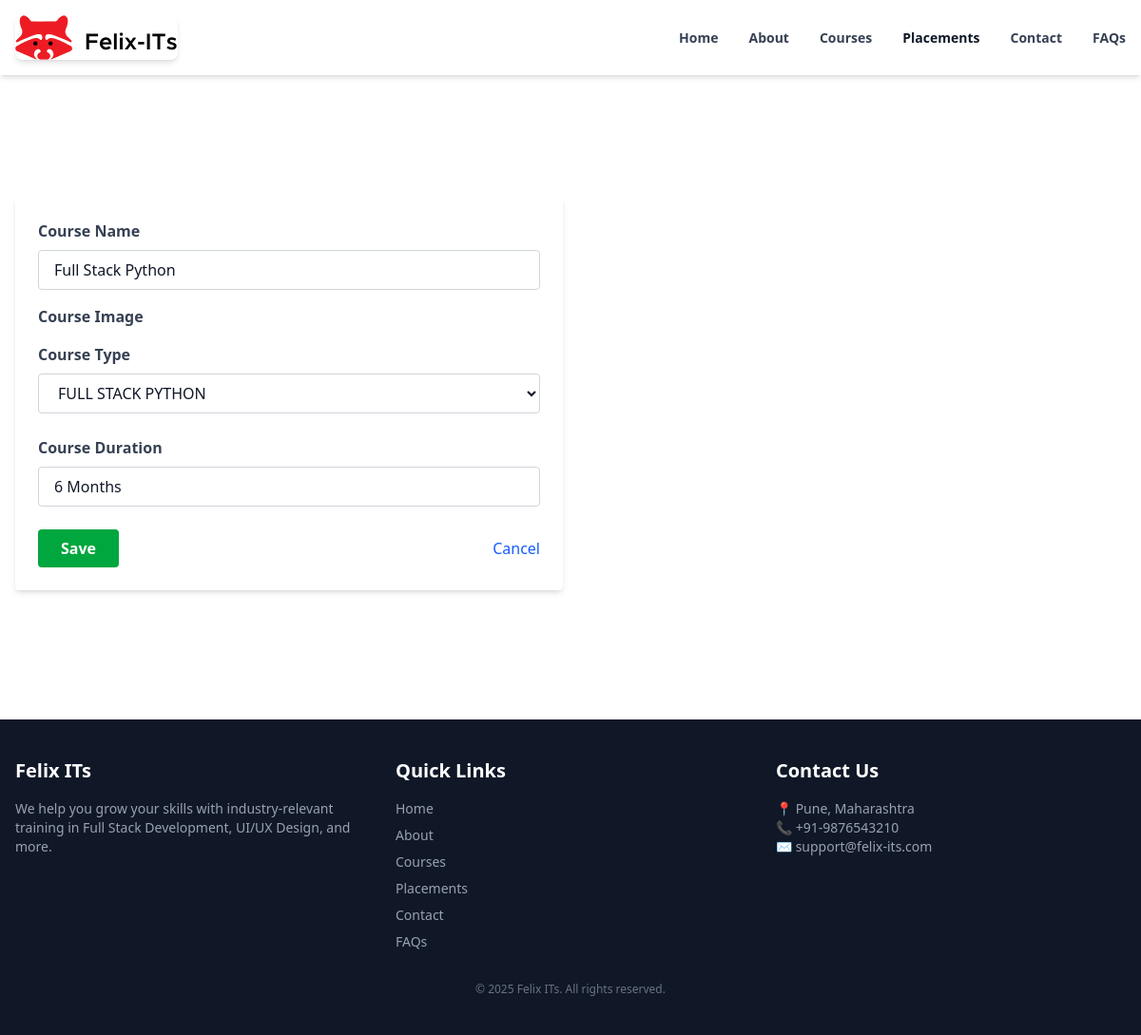
/Felix_ITs/update/9/, run on the app's committed database.
### Felix_ITs/models.py (models this page shows, shortened)
class Felix_class(models.Model):
          FELIX_CLASS_TYPES=[
              ('FSP','FULL STACK PYTHON'),
              ('FSJ','FULL STACK JAVA')  ,
              ('DS','DATA SCIENCE') ,
              ('ML','MACHINE LEARNING'),
              ('UI/UX','UI/UX'),
              ('DA','DATA ANALYST')
          ]
          name =models.CharField(max_length=100)
          img = models.ImageField(upload_to='images/')
          date = models.DateTimeField(default=timezone.now)
          type = models.CharField(max_length=100,choices=FELIX_CLASS_TYPES)
          duration = models.CharField(max_length=100)

### Felix_ITs/views.py (the view)
# urls.py: path('update/<int:pk>/', views.update_course, name='update_course'),
def update_course(request, pk):
    course = get_object_or_404(Felix_class, pk=pk)
    if request.method == 'POST':
        form = FelixForm(request.POST, request.FILES, instance=course)
        if form.is_valid():
            form.save()
            return redirect('all_felix')
    else:
        form = FelixForm(instance=course)
    return render(request, 'Felix_ITs/felix_form.html', {'form': form})

### Felix_ITs/forms.py
class FelixForm(forms.ModelForm):
          class Meta:
                  model =Felix_class
                  fields =['name','img','type','duration']
          def __init__(self, *args, **kwargs):
                  super(FelixForm,self).__init__(*args,**kwargs)
                  self.fields['name'].widget.attrs.update({
                          'class':'w-full px-4 py-2 border border-gray-300 rounded focus:outline-none focus:ring-2 focus:ring-blue-500'
                  })
                  self.fields['img'].widget.attrs.update({
                          'class':'w-full px-4 py-2 border border-gray-300 rounded bg-white'
                  })
                  self.fields['type'].widget.attrs.update({
                          'class':'w-full px-4 py-2 border border-gray-300 rounded'
                  })
                  self.fields['duration'].widget.attrs.update({
                          'class':'w-full px-4 py-2 border border-gray-300 rounded'
                  })

### Felix_ITs/templates/Felix_ITs/felix_form.html (shortened to what this page needs)
{% extends "layout.html" %}
{% block content %}
<div class="bg-[#03033d] min-h-screen py-10">
  <h2 class="text-2xl font-semibold mb-6 text-white">Add / Edit Course</h2>
  <form method="post" enctype="multipart/form-data" class="bg-white p-6 shadow-md rounded max-w-xl">
    <div class="mb-4">
      <label class="block text-gray-700 font-semibold mb-2">Course Name</label>
      {{ form.name }}
    </div>
    <div class="mb-4">
      <label class="block text-gray-700 font-semibold mb-2">Course Image</label>
    </div>
    <div class="mb-6">
      <label class="block text-gray-700 font-semibold mb-2">Course Type</label>
      {{ form.type }}
    </div>
    <div class="mb-6">
      <label class="block text-gray-700 font-semibold mb-2">Course Duration</label>
      {{ form.duration }}
    </div>
    <div class="flex items-center justify-between">
      <button type="submit" class="bg-green-600 hover:bg-green-700 text-white font-semibold px-6 py-2 rounded">
        Save
      </button>
      <a href="{% url 'all_felix' %}" class="text-blue-600 font-medium hover:underline">Cancel</a>
    </div>
  </form>
</div>
{% endblock %}

### data on the page
Felix_class: name "Full Stack Python", type "FULL STACK PYTHON", duration "6 Months"
